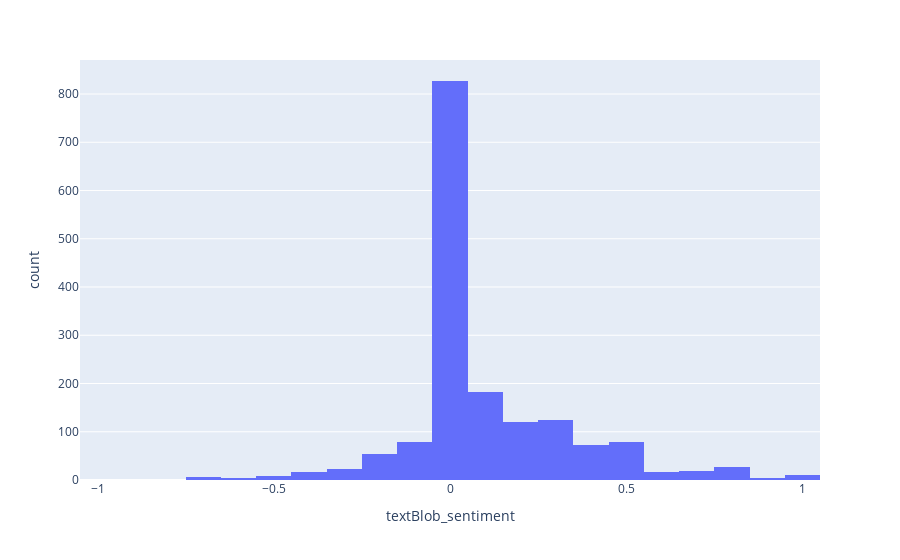

This figure's notebook cell:
### Code cell
fig = px.histogram(df_tweets, x='textBlob_sentiment', nbins=30)
fig.show()

### Figure 1 — Plotly figure (JSON) as saved in the notebook; plotly's stock layout.template omitted (floating-point values rounded to 4 significant figures; data arrays with more than 128 entries replaced by an {"elided": "..."} marker saying what was removed)
{"data": [{"alignmentgroup": "True", "bingroup": "x", "hovertemplate": "textBlob_sentiment=%{x}<br>count=%{y}<extra></extra>", "legendgroup": "", "marker": {"color": "#636efa"}, "name": "", "nbinsx": 30, "offsetgroup": "", "orientation": "v", "showlegend": false, "type": "histogram", "x": {"elided": "1672 float values"}, "xaxis": "x", "yaxis": "y"}], "layout": {"barmode": "relative", "legend": {"tracegroupgap": 0}, "margin": {"t": 60}, "xaxis": {"anchor": "y", "domain": [0, 1], "title": {"text": "textBlob_sentiment"}}, "yaxis": {"anchor": "x", "domain": [0, 1], "title": {"text": "count"}}}}
